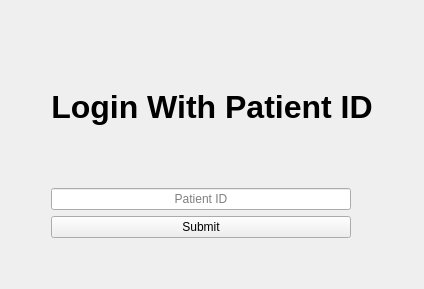
     <widget class="QWidget" name="widgetLogin" native="true">
      <property name="enabled">
       <bool>true</bool>
      </property>
      <property name="styleSheet">
       <string notr="true">#widgetLogin { background-color: rgb(176, 125, 180);
 }</string>
      </property>
      <layout class="QGridLayout" name="gridLayout">
       <item row="7" column="2">
        <spacer name="horizontalSpacer_2">
         <property name="orientation">
          <enum>Qt::Orientation::Horizontal</enum>
         </property>
         <property name="sizeHint" stdset="0">
          <size>
           <width>40</width>
           <height>20</height>
          </size>
         </property>
        </spacer>
       </item>
       <item row="10" column="1">
        <widget class="QLineEdit" name="loginPatientID">
         <property name="minimumSize">
          <size>
           <width>200</width>
           <height>0</height>
          </size>
         </property>
         <property name="maximumSize">
          <size>
           <width>300</width>
           <height>16777215</height>
          </size>
         </property>
         <property name="inputMask">
          <string extracomment="password"/>
         </property>
         <property name="text">
          <string comment="password"/>
         </property>
         <property name="alignment">
          <set>Qt::AlignmentFlag::AlignCenter</set>
         </property>
         <property name="placeholderText">
          <string extracomment="password">Patient ID</string>
         </property>
        </widget>
       </item>
       <item row="5" column="1">
        <spacer name="verticalSpacer_2">
         <property name="orientation">
          <enum>Qt::Orientation::Vertical</enum>
         </property>
         <property name="sizeHint" stdset="0">
          <size>
           <width>20</width>
           <height>40</height>
          </size>
         </property>
        </spacer>
       </item>
       <item row="11" column="1">
        <widget class="QPushButton" name="loginSubmit">
         <property name="enabled">
          <bool>true</bool>
         </property>
         <property name="minimumSize">
          <size>
           <width>200</width>
           <height>0</height>
          </size>
         </property>
         <property name="maximumSize">
          <size>
           <width>300</width>
           <height>16777215</height>
          </size>
         </property>
         <property name="autoFillBackground">
          <bool>false</bool>
         </property>
         <property name="text">
          <string>Submit</string>
         </property>
        </widget>
       </item>
       <item row="7" column="0">
        <spacer name="horizontalSpacer">
         <property name="orientation">
          <enum>Qt::Orientation::Horizontal</enum>
         </property>
         <property name="sizeHint" stdset="0">
          <size>
           <width>40</width>
           <height>20</height>
          </size>
         </property>
        </spacer>
       </item>
       <item row="13" column="1">
        <spacer name="verticalSpacer">
         <property name="orientation">
          <enum>Qt::Orientation::Vertical</enum>
         </property>
         <property name="sizeHint" stdset="0">
          <size>
           <width>20</width>
           <height>40</height>
          </size>
         </property>
        </spacer>
       </item>
       <item row="8" column="1">
        <widget class="QLabel" name="loginTitle">
         <property name="minimumSize">
          <size>
           <width>151</width>
           <height>71</height>
          </size>
         </property>
         <property name="font">
          <font>
           <pointsize>24</pointsize>
           <bold>true</bold>
          </font>
         </property>
         <property name="text">
          <string>Login With Patient ID</string>
         </property>
         <property name="textFormat">
          <enum>Qt::TextFormat::AutoText</enum>
         </property>
         <property name="scaledContents">
          <bool>true</bool>
         </property>
         <property name="alignment">
          <set>Qt::AlignmentFlag::AlignCenter</set>
         </property>
         <property name="wordWrap">
          <bool>false</bool>
         </property>
        </widget>
       </item>
       <item row="9" column="1">
        <spacer name="verticalSpacer_3">
         <property name="orientation">
          <enum>Qt::Orientation::Vertical</enum>
         </property>
         <property name="sizeType">
          <enum>QSizePolicy::Policy::Maximum</enum>
         </property>
         <property name="sizeHint" stdset="0">
          <size>
           <width>20</width>
           <height>40</height>
          </size>
         </property>
        </spacer>
       </item>
      </layout>
     </widget>
